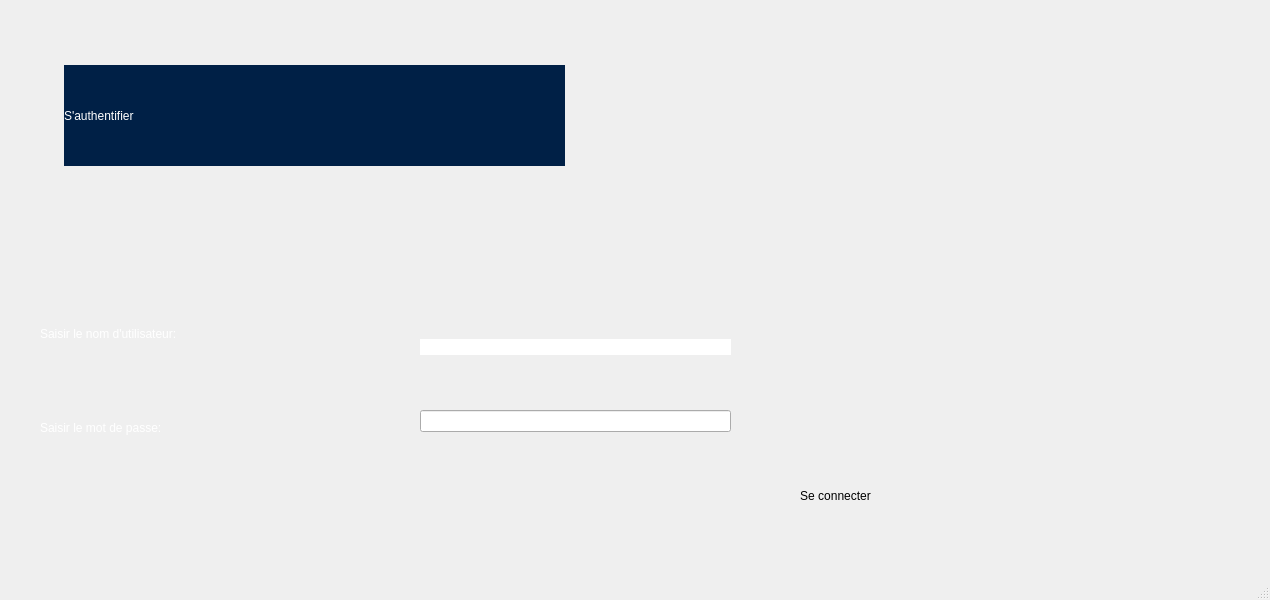
<?xml version="1.0" encoding="UTF-8"?>
<ui version="4.0">
 <class>MainWindow1</class>
 <widget class="QMainWindow" name="MainWindow1">
  <property name="geometry">
   <rect>
    <x>0</x>
    <y>0</y>
    <width>1270</width>
    <height>600</height>
   </rect>
  </property>
  <property name="windowTitle">
   <string>MainWindow</string>
  </property>
  <property name="styleSheet">
   <string notr="true">border-image: url(:/new/prefix1/25552.jpg);</string>
  </property>
  <widget class="QWidget" name="centralwidget">
   <widget class="QWidget" name="verticalLayoutWidget">
    <property name="geometry">
     <rect>
      <x>40</x>
      <y>290</y>
      <width>331</width>
      <height>181</height>
     </rect>
    </property>
    <layout class="QVBoxLayout" name="verticalLayout">
     <item>
      <widget class="QLabel" name="label">
       <property name="styleSheet">
        <string notr="true">font: 10pt &quot;MS Shell Dlg 2&quot;;
background-color: transparent;
background: none;
border: none;
background-repeat: none;
color: rgb(255, 255, 255);</string>
       </property>
       <property name="text">
        <string>Saisir le nom d'utilisateur:</string>
       </property>
      </widget>
     </item>
     <item>
      <widget class="QLabel" name="label_2">
       <property name="styleSheet">
        <string notr="true">font: 10pt &quot;MS Shell Dlg 2&quot;;
color: rgb(255, 255, 255);</string>
       </property>
       <property name="text">
        <string>Saisir le mot de passe:</string>
       </property>
      </widget>
     </item>
    </layout>
   </widget>
   <widget class="QWidget" name="verticalLayoutWidget_2">
    <property name="geometry">
     <rect>
      <x>420</x>
      <y>290</y>
      <width>311</width>
      <height>191</height>
     </rect>
    </property>
    <layout class="QVBoxLayout" name="verticalLayout_2">
     <item>
      <widget class="QLineEdit" name="saisir_nom">
       <property name="styleSheet">
        <string notr="true">background-color: transparent;
background: none;
border: none;
background-repeat: none;</string>
       </property>
      </widget>
     </item>
     <item>
      <widget class="QLineEdit" name="saisir_mdp"/>
     </item>
    </layout>
   </widget>
   <widget class="QPushButton" name="connecter">
    <property name="geometry">
     <rect>
      <x>750</x>
      <y>470</y>
      <width>171</width>
      <height>51</height>
     </rect>
    </property>
    <property name="styleSheet">
     <string notr="true">font: 10pt &quot;MS Shell Dlg 2&quot;;
background-color: transparent;
background: none;
border: none;
background-repeat: none;
border-image: url(:/new/prefix1/buttons_PNG167.png);</string>
    </property>
    <property name="text">
     <string>Se connecter</string>
    </property>
   </widget>
   <widget class="QLabel" name="label_3">
    <property name="geometry">
     <rect>
      <x>64</x>
      <y>65</y>
      <width>501</width>
      <height>101</height>
     </rect>
    </property>
    <property name="toolTip">
     <string>&lt;html&gt;&lt;head/&gt;&lt;body&gt;&lt;p align=&quot;center&quot;&gt;&lt;br/&gt;&lt;/p&gt;&lt;/body&gt;&lt;/html&gt;</string>
    </property>
    <property name="styleSheet">
     <string notr="true">font: 40pt &quot;MS Shell Dlg 2&quot;;
background-color: rgb(0, 32, 70);
color: rgb(255, 255, 255);

</string>
    </property>
    <property name="text">
     <string>S'authentifier</string>
    </property>
   </widget>
   <widget class="QLabel" name="label_login">
    <property name="geometry">
     <rect>
      <x>340</x>
      <y>200</y>
      <width>55</width>
      <height>16</height>
     </rect>
    </property>
    <property name="text">
     <string/>
    </property>
   </widget>
  </widget>
  <widget class="QMenuBar" name="menubar">
   <property name="geometry">
    <rect>
     <x>0</x>
     <y>0</y>
     <width>1270</width>
     <height>26</height>
    </rect>
   </property>
  </widget>
  <widget class="QStatusBar" name="statusbar"/>
 </widget>
 <resources/>
 <connections/>
</ui>
